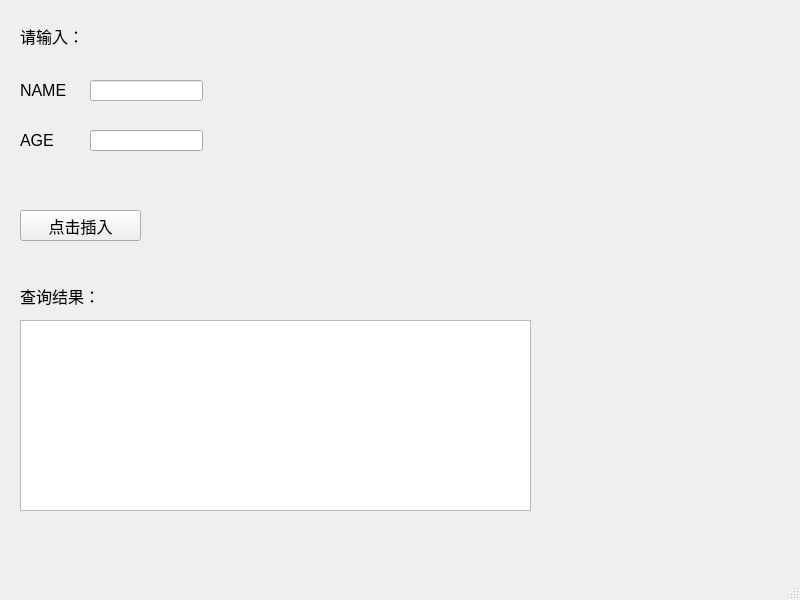
<?xml version="1.0" encoding="UTF-8"?>
<ui version="4.0">
 <class>MainWindow</class>
 <widget class="QMainWindow" name="MainWindow">
  <property name="geometry">
   <rect>
    <x>0</x>
    <y>0</y>
    <width>800</width>
    <height>600</height>
   </rect>
  </property>
  <property name="windowTitle">
   <string>MainWindow</string>
  </property>
  <widget class="QWidget" name="centralwidget">
   <widget class="QPushButton" name="insertbtn">
    <property name="geometry">
     <rect>
      <x>20</x>
      <y>210</y>
      <width>121</width>
      <height>31</height>
     </rect>
    </property>
    <property name="font">
     <font>
      <pointsize>12</pointsize>
     </font>
    </property>
    <property name="text">
     <string>点击插入</string>
    </property>
   </widget>
   <widget class="QLabel" name="label">
    <property name="geometry">
     <rect>
      <x>20</x>
      <y>20</y>
      <width>151</width>
      <height>31</height>
     </rect>
    </property>
    <property name="font">
     <font>
      <pointsize>12</pointsize>
     </font>
    </property>
    <property name="text">
     <string>请输入：</string>
    </property>
   </widget>
   <widget class="QTextEdit" name="textEdit_2">
    <property name="geometry">
     <rect>
      <x>20</x>
      <y>320</y>
      <width>511</width>
      <height>191</height>
     </rect>
    </property>
   </widget>
   <widget class="QLabel" name="label_2">
    <property name="geometry">
     <rect>
      <x>20</x>
      <y>280</y>
      <width>151</width>
      <height>31</height>
     </rect>
    </property>
    <property name="font">
     <font>
      <pointsize>12</pointsize>
     </font>
    </property>
    <property name="text">
     <string>查询结果：</string>
    </property>
   </widget>
   <widget class="QLabel" name="label_3">
    <property name="geometry">
     <rect>
      <x>20</x>
      <y>80</y>
      <width>71</width>
      <height>21</height>
     </rect>
    </property>
    <property name="font">
     <font>
      <pointsize>12</pointsize>
     </font>
    </property>
    <property name="text">
     <string>NAME</string>
    </property>
   </widget>
   <widget class="QLineEdit" name="name">
    <property name="geometry">
     <rect>
      <x>90</x>
      <y>80</y>
      <width>113</width>
      <height>21</height>
     </rect>
    </property>
   </widget>
   <widget class="QLabel" name="label_4">
    <property name="geometry">
     <rect>
      <x>20</x>
      <y>130</y>
      <width>71</width>
      <height>21</height>
     </rect>
    </property>
    <property name="font">
     <font>
      <pointsize>12</pointsize>
     </font>
    </property>
    <property name="text">
     <string>AGE</string>
    </property>
   </widget>
   <widget class="QLineEdit" name="age">
    <property name="geometry">
     <rect>
      <x>90</x>
      <y>130</y>
      <width>113</width>
      <height>21</height>
     </rect>
    </property>
   </widget>
  </widget>
  <widget class="QMenuBar" name="menubar">
   <property name="geometry">
    <rect>
     <x>0</x>
     <y>0</y>
     <width>800</width>
     <height>22</height>
    </rect>
   </property>
  </widget>
  <widget class="QStatusBar" name="statusbar"/>
 </widget>
 <resources/>
 <connections/>
</ui>
